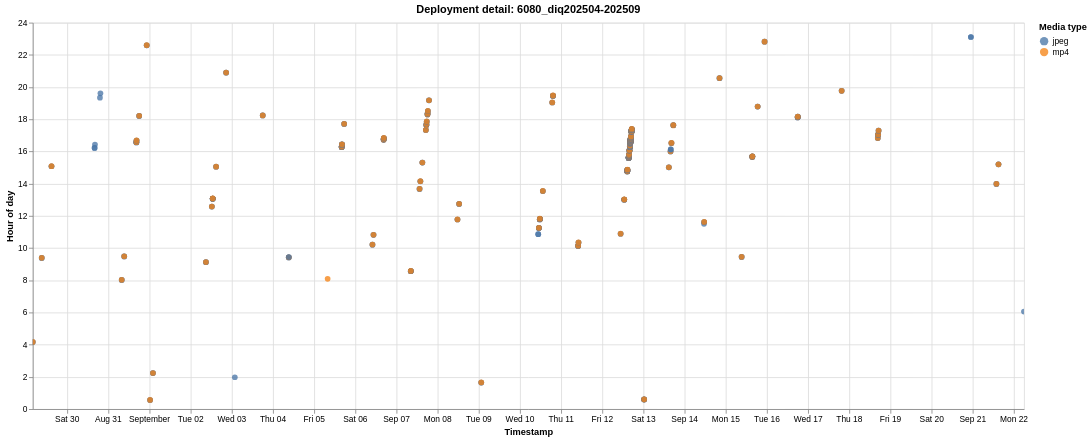

Vega-Lite specification stored for this chart:
### Vega-Lite specification from a JSON file in a GitHub repository (floating-point values rounded to 4 significant figures; data arrays with more than 128 entries replaced by an {"elided": "..."} marker saying what was removed)
{"$schema": "https://vega.github.io/schema/vega-lite/v6.1.0.json", "config": {"view": {"continuousHeight": 300, "continuousWidth": 300}}, "data": {"name": "data-bcd7ed2adf119c35e4db92a14966aab4"}, "datasets": {"data-bcd7ed2adf119c35e4db92a14966aab4": {"elided": "552 records"}}, "encoding": {"color": {"field": "media_type", "scale": {"scheme": "tableau10"}, "title": "Media type", "type": "nominal"}, "shape": {"field": "media_type", "title": "Media type", "type": "nominal"}, "tooltip": [{"field": "deployment", "title": "Deployment", "type": "nominal"}, {"field": "timestamp", "format": "%Y-%m-%d %H:%M:%S", "title": "Timestamp", "type": "temporal"}, {"field": "hour_of_day", "format": ".2f", "title": "Hour of day", "type": "quantitative"}, {"field": "media_type", "title": "Media type", "type": "nominal"}], "x": {"field": "timestamp", "title": "Timestamp", "type": "temporal"}, "y": {"field": "hour_of_day", "scale": {"domain": [0, 24]}, "title": "Hour of day", "type": "quantitative"}}, "height": 460, "mark": {"opacity": 0.78, "size": 46, "type": "circle"}, "params": [{"bind": "scales", "name": "param_1e9efca18e7a2868", "select": {"encodings": ["x", "y"], "type": "interval"}}], "title": "Deployment detail: 6080_diq202504-202509", "width": 1180}
